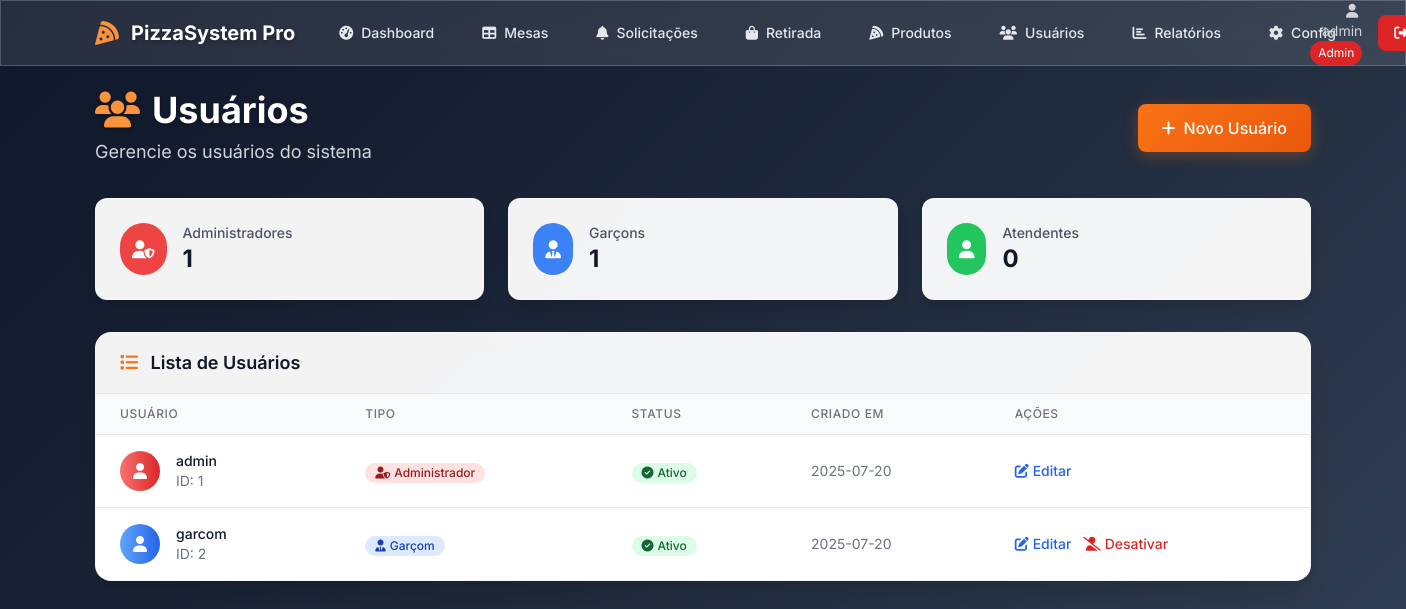
/usuarios (signed in), run on the app's committed database.
### tables this page shows
CREATE TABLE configuracoes (
            id INTEGER PRIMARY KEY,
            nome_sistema TEXT DEFAULT 'PizzaSystem',
            logo_sistema TEXT,
            telefone_whatsapp TEXT DEFAULT '5511999999999',
            endereco TEXT,
            updated_at TEXT DEFAULT (datetime('now', 'localtime'))
        );

CREATE TABLE usuarios (
            id INTEGER PRIMARY KEY AUTOINCREMENT,
            username TEXT UNIQUE NOT NULL,
            password TEXT NOT NULL,
            tipo TEXT NOT NULL DEFAULT 'garcom',
            ativo INTEGER DEFAULT 1,
            created_at TEXT DEFAULT (datetime('now', 'localtime'))
        );

### app.py (the view)
@app.route('/usuarios')
def usuarios():
    if not verificar_admin():
        flash('Acesso negado!', 'error')
        return redirect(url_for('login'))
    config = get_configuracoes()
    conn = sqlite3.connect('pizzaria.db')
    cursor = conn.cursor()
    cursor.execute('SELECT id, username, tipo, ativo, created_at FROM usuarios ORDER BY created_at DESC')
    usuarios = cursor.fetchall()
    conn.close()
    return render_template('usuarios.html', usuarios=usuarios, config=config)

### app.py (called while the page is built, shortened)
def verificar_login():
    if 'user_id' not in session:
        return False
    return True

def verificar_admin():
    if not verificar_login() or session.get('user_tipo') != 'admin':
        return False
    return True

def get_configuracoes():
    conn = sqlite3.connect('pizzaria.db')
    cursor = conn.cursor()
    cursor.execute('SELECT nome_sistema, logo_sistema, telefone_whatsapp, endereco FROM configuracoes WHERE id = 1')
    config = cursor.fetchone()
    conn.close()
    if config:
        return {
            'nome_sistema': config[0],
            'logo_sistema': config[1],
            'telefone_whatsapp': config[2],
            'endereco': config[3]
        }

### templates/usuarios.html (shortened to what this page needs)
{% extends "base.html" %}
{% block content %}
<div class="animate-fade-in">
    <div class="mb-8">
        <div class="flex flex-col lg:flex-row lg:items-center lg:justify-between">
            <div>
                <h1 class="text-4xl font-bold text-white mb-2 text-shadow">
                    <i class="fas fa-users text-primary-400 mr-3"></i>Usuários
                </h1>
                <p class="text-gray-300 text-lg">Gerencie os usuários do sistema</p>
            </div>
            <div class="mt-4 lg:mt-0">
                <a href="{{ url_for('adicionar_usuario') }}"
                   class="btn-primary px-6 py-3 rounded-lg font-medium transition-all duration-300 inline-flex items-center">
                    <i class="fas fa-plus mr-2"></i>Novo Usuário
                </a>
            </div>
        </div>
    </div>
    <div class="grid grid-cols-1 md:grid-cols-3 gap-6 mb-8">
        <div class="card rounded-xl shadow-lg p-6">
            <div class="flex items-center">
                <div class="bg-red-500 rounded-full p-3 mr-4">
                    <i class="fas fa-user-shield text-white text-lg"></i>
                </div>
                <div>
                    <p class="text-sm font-medium text-gray-600">Administradores</p>
                    <p class="text-2xl font-bold text-gray-900">{{ usuarios|selectattr('2', 'equalto', 'admin')|list|length }}</p>
                </div>
            </div>
        </div>
        <div class="card rounded-xl shadow-lg p-6">
            <div class="flex items-center">
                <div class="bg-blue-500 rounded-full p-3 mr-4">
                    <i class="fas fa-user-tie text-white text-lg"></i>
                </div>
                <div>
                    <p class="text-sm font-medium text-gray-600">Garçons</p>
                    <p class="text-2xl font-bold text-gray-900">{{ usuarios|selectattr('2', 'equalto', 'garcom')|list|length }}</p>
                </div>
            </div>
        </div>
        <div class="card rounded-xl shadow-lg p-6">
            <div class="flex items-center">
                <div class="bg-green-500 rounded-full p-3 mr-4">
                    <i class="fas fa-user text-white text-lg"></i>
                </div>
                <div>
                    <p class="text-sm font-medium text-gray-600">Atendentes</p>
                    <p class="text-2xl font-bold text-gray-900">{{ usuarios|selectattr('2', 'equalto', 'atendente')|list|length }}</p>
                </div>
            </div>
        </div>
    </div>
    <div class="card rounded-2xl shadow-xl overflow-hidden">
        <div class="px-6 py-4 border-b border-gray-200">
            <h3 class="text-lg font-semibold text-gray-900">
                <i class="fas fa-list mr-2 text-primary-500"></i>
                Lista de Usuários
            </h3>
        </div>
        <div class="overflow-x-auto">
            <table class="min-w-full divide-y divide-gray-200">
                <thead class="bg-gray-50">
                    <tr>
                        <th class="px-6 py-3 text-left text-xs font-medium text-gray-500 uppercase tracking-wider">
                            Usuário
                        </th>
                        <th class="px-6 py-3 text-left text-xs font-medium text-gray-500 uppercase tracking-wider">
                            Tipo
                        </th>
                        <th class="px-6 py-3 text-left text-xs font-medium text-gray-500 uppercase tracking-wider">
                            Status
                        </th>
                        <th class="px-6 py-3 text-left text-xs font-medium text-gray-500 uppercase tracking-wider">
                            Criado em
                        </th>
                        <th class="px-6 py-3 text-left text-xs font-medium text-gray-500 uppercase tracking-wider">
                            Ações
                        </th>
                    </tr>
                </thead>
                <tbody class="bg-white divide-y divide-gray-200">
                    {% for usuario in usuarios %}
                    <tr class="hover:bg-gray-50 transition-colors duration-200">
                        <td class="px-6 py-4 whitespace-nowrap">
                            <div class="flex items-center">
                                <div class="flex-shrink-0 h-10 w-10">
                                    <div class="h-10 w-10 rounded-full bg-gradient-to-r
                                              {% if usuario[2] == 'admin' %}from-red-400 to-red-600
                                              {% elif usuario[2] == 'garcom' %}from-blue-400 to-blue-600
                                              {% else %}from-green-400 to-green-600{% endif %}
                                              flex items-center justify-center">
                                        <i class="fas fa-user text-white"></i>
                                    </div>
                                </div>
                                <div class="ml-4">
                                    <div class="text-sm font-medium text-gray-900">{{ usuario[1] }}</div>
                                    <div class="text-sm text-gray-500">ID: {{ usuario[0] }}</div>
                                </div>
                            </div>
                        </td>
                        <td class="px-6 py-4 whitespace-nowrap">
                            {% if usuario[2] == 'admin' %}
                            <span class="inline-flex items-center px-2.5 py-0.5 rounded-full text-xs font-medium bg-red-100 text-red-800">
                                <i class="fas fa-user-shield mr-1"></i>Administrador
                            </span>
                            {% elif usuario[2] == 'garcom' %}
                            <span class="inline-flex items-center px-2.5 py-0.5 rounded-full text-xs font-medium bg-blue-100 text-blue-800">
                                <i class="fas fa-user-tie mr-1"></i>Garçom
                            </span>
                            {% else %}
                            <span class="inline-flex items-center px-2.5 py-0.5 rounded-full text-xs font-medium bg-green-100 text-green-800">
                                <i class="fas fa-user mr-1"></i>Atendente
                            </span>
                            {% endif %}
                        </td>
                        <td class="px-6 py-4 whitespace-nowrap">
                            {% if usuario[3] %}
                            <span class="inline-flex items-center px-2.5 py-0.5 rounded-full text-xs font-medium bg-green-100 text-green-800">
                                <i class="fas fa-check-circle mr-1"></i>Ativo
                            </span>
                            {% else %}
                            <span class="inline-flex items-center px-2.5 py-0.5 rounded-full text-xs font-medium bg-red-100 text-red-800">
                                <i class="fas fa-times-circle mr-1"></i>Inativo
                            </span>
                            {% endif %}
                        </td>
                        <td class="px-6 py-4 whitespace-nowrap text-sm text-gray-500">
                            {{ usuario[4].split()[0] if usuario[4] else 'N/A' }}
                        </td>
                        <td class="px-6 py-4 whitespace-nowrap text-sm font-medium space-x-2">
                            <a href="{{ url_for('editar_usuario', usuario_id=usuario[0]) }}"
                               class="text-blue-600 hover:text-blue-900 transition-colors">
                                <i class="fas fa-edit mr-1"></i>Editar
                            </a>
                            {% if usuario[0] != session.user_id %}
                            <a href="{{ url_for('toggle_usuario', usuario_id=usuario[0]) }}"
                               onclick="return confirm('Tem certeza que deseja alterar o status deste usuário?')"
                               class="{% if usuario[3] %}text-red-600 hover:text-red-900{% else %}text-green-600 hover:text-green-900{% endif %} transition-colors">
                                {% if usuario[3] %}
                                <i class="fas fa-user-slash mr-1"></i>Desativar
                                {% else %}
                                <i class="fas fa-user-check mr-1"></i>Ativar
                                {% endif %}
                            </a>
                            {% endif %}
                        </td>
                    </tr>
                    {% endfor %}
                </tbody>
            </table>
        </div>
    </div>
</div>
{% endblock %}

### templates/base.html (shortened to what this page needs)
<!DOCTYPE html>
<html lang="pt-BR">
<head>
    <script src="https://cdn.tailwindcss.com"></script>
    <link href="https://cdnjs.cloudflare.com/ajax/libs/font-awesome/6.4.0/css/all.min.css" rel="stylesheet">
</head>
<body class="bg-gray-900 text-white min-h-screen">
    {% if session.user_id %}
    <nav class="glass-effect sticky top-0 z-50 border-b border-white/20">
        <div class="max-w-7xl mx-auto px-4 sm:px-6 lg:px-8">
            <div class="flex justify-between h-16">
                <div class="flex items-center">
                    <div class="flex-shrink-0 flex items-center">
                        <i class="fas fa-pizza-slice text-primary-400 text-2xl mr-3 animate-bounce-soft"></i>
                        <h1 class="text-white text-xl font-bold text-shadow">{{ config.nome_sistema if config else 'PizzaSystem Pro' }}</h1>
                    </div>
                    <div class="hidden md:ml-8 md:flex md:space-x-6">
                        <a href="{{ url_for('dashboard') }}"
                           class="flex items-center text-gray-200 hover:text-primary-400 px-3 py-2 rounded-lg text-sm font-medium transition-all duration-300 hover:bg-white/10">
                            <i class="fas fa-tachometer-alt mr-2"></i>Dashboard
                        </a>
                        {% if session.user_tipo in ['admin', 'garcom'] %}
                        <a href="{{ url_for('mesas') }}"
                           class="flex items-center text-gray-200 hover:text-primary-400 px-3 py-2 rounded-lg text-sm font-medium transition-all duration-300 hover:bg-white/10">
                            <i class="fas fa-table mr-2"></i>Mesas
                        </a>
                        <a href="{{ url_for('solicitacoes') }}"
                           class="flex items-center text-gray-200 hover:text-primary-400 px-3 py-2 rounded-lg text-sm font-medium transition-all duration-300 hover:bg-white/10 relative">
                            <i class="fas fa-bell mr-2"></i>Solicitações
                        </a>
                        {% endif %}
                        <a href="{{ url_for('retirada') }}"
                           class="flex items-center text-gray-200 hover:text-primary-400 px-3 py-2 rounded-lg text-sm font-medium transition-all duration-300 hover:bg-white/10">
                            <i class="fas fa-shopping-bag mr-2"></i>Retirada
                        </a>
                        {% if session.user_tipo == 'admin' %}
                        <a href="{{ url_for('produtos') }}"
                           class="flex items-center text-gray-200 hover:text-primary-400 px-3 py-2 rounded-lg text-sm font-medium transition-all duration-300 hover:bg-white/10">
                            <i class="fas fa-pizza-slice mr-2"></i>Produtos
                        </a>
                        <a href="{{ url_for('usuarios') }}"
                           class="flex items-center text-gray-200 hover:text-primary-400 px-3 py-2 rounded-lg text-sm font-medium transition-all duration-300 hover:bg-white/10">
                            <i class="fas fa-users mr-2"></i>Usuários
                        </a>
                        <a href="{{ url_for('relatorios') }}"
                           class="flex items-center text-gray-200 hover:text-primary-400 px-3 py-2 rounded-lg text-sm font-medium transition-all duration-300 hover:bg-white/10">
                            <i class="fas fa-chart-bar mr-2"></i>Relatórios
                        </a>
                        <a href="{{ url_for('configuracoes') }}"
                           class="flex items-center text-gray-200 hover:text-primary-400 px-3 py-2 rounded-lg text-sm font-medium transition-all duration-300 hover:bg-white/10">
                            <i class="fas fa-cog mr-2"></i>Config
                        </a>
                        {% endif %}
                    </div>
                </div>
                <div class="flex items-center space-x-4">
                    <div class="text-right hidden sm:block">
                        <p class="text-sm text-gray-300">
                            <i class="fas fa-user mr-1"></i>{{ session.username }}
                        </p>
                        <div class="flex justify-end">
                            {% if session.user_tipo == 'admin' %}
                            <span class="bg-secondary-600 text-white px-2 py-1 rounded-full text-xs">Admin</span>
                            {% elif session.user_tipo == 'garcom' %}
                            <span class="bg-blue-600 text-white px-2 py-1 rounded-full text-xs">Garçom</span>
                            {% else %}
                            <span class="bg-green-600 text-white px-2 py-1 rounded-full text-xs">Atendente</span>
                            {% endif %}
                        </div>
                    </div>
                    <a href="{{ url_for('logout') }}"
                       class="bg-secondary-600 hover:bg-secondary-700 text-white px-4 py-2 rounded-lg text-sm font-medium transition-all duration-300 flex items-center">
                        <i class="fas fa-sign-out-alt mr-2"></i>
                    </a>
                </div>
            </div>
        </div>
    </nav>
    {% endif %}
    <main class="max-w-7xl mx-auto py-6 px-4 sm:px-6 lg:px-8 min-h-screen">
        {% block content %}{% endblock %}
    </main>
</body>
</html>

### templates/base.html (style rules this page uses)
body { background: linear-gradient(135deg, #0f172a 0%, #1e293b 50%, #334155 100%); min-height: 100vh; font-family: 'Inter', sans-serif; }
.glass-effect { background: rgba(255, 255, 255, 0.1); backdrop-filter: blur(10px); border: 1px solid rgba(255, 255, 255, 0.2); }
.card { background: rgba(255, 255, 255, 0.95); backdrop-filter: blur(10px); border: 1px solid rgba(255, 255, 255, 0.3); box-shadow: 0 8px 32px rgba(0, 0, 0, 0.1); }
.btn-primary { background: linear-gradient(135deg, #f97316 0%, #ea580c 100%); border: none; color: white; font-weight: 600; transition: all 0.3s ease; box-shadow: 0 4px 15px rgba(249, 115, 22, 0.3); }
.text-shadow { text-shadow: 0 2px 4px rgba(0, 0, 0, 0.3); }

### data on the page
configuracoes: nome_sistema "PizzaSystem Pro"
usuarios: username "admin", id "1", tipo "admin" (drawn), ativo 1 (drawn), created_at "2025-07-20"
usuarios: username "garcom", id "2", tipo "garcom" (drawn), ativo 1 (drawn), created_at "2025-07-20"

### other printed values
{{ session.username }} "admin"
{{ usuarios|selectattr('2', 'equalto', 'admin')|list|length }} "1"
{{ usuarios|selectattr('2', 'equalto', 'garcom')|list|length }} "1"
{{ usuarios|selectattr('2', 'equalto', 'atendente')|list|length }} "0"
